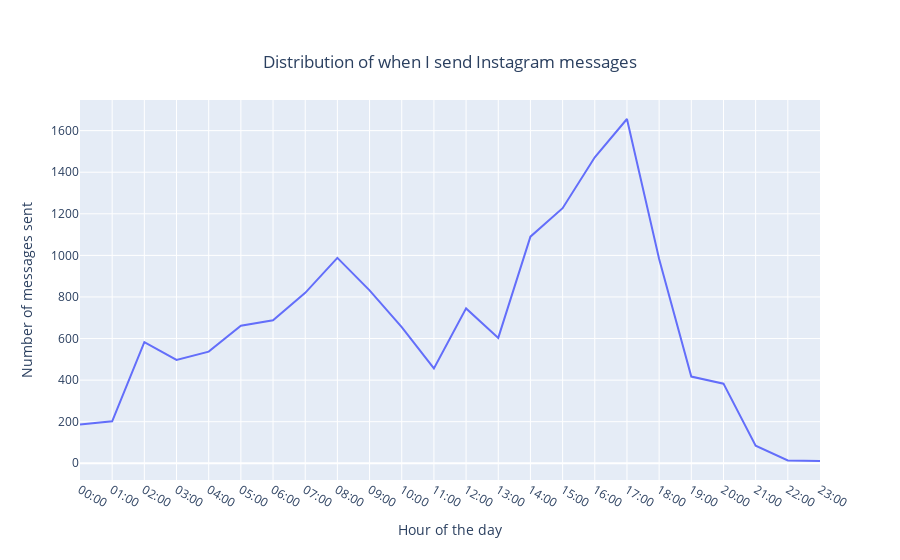

This figure's notebook cell:
### Code cell
fig=go.Figure()
fig.add_trace(go.Scatter(
    x=mymsgsperhour['time'],
    y=mymsgsperhour['sender'],
    ))
fig.update_layout(title = {'text':'Distribution of when I send Instagram messages', 'x':0.5, 'y':0.9}, xaxis_title="Hour of the day",
    yaxis_title="Number of messages sent",)
fig.show()

### Figure 1 — Plotly figure (JSON) as saved in the notebook; plotly's stock layout.template omitted (floating-point values rounded to 4 significant figures)
{"data": [{"type": "scatter", "x": ["00:00", "01:00", "02:00", "03:00", "04:00", "05:00", "06:00", "07:00", "08:00", "09:00", "10:00", "11:00", "12:00", "13:00", "14:00", "15:00", "16:00", "17:00", "18:00", "19:00", "20:00", "21:00", "22:00", "23:00"], "y": [187, 202, 583, 497, 537, 662, 688, 820, 988, 832, 655, 456, 745, 603, 1090, 1227, 1472, 1656, 983, 417, 383, 85, 14, 11]}], "layout": {"title": {"text": "Distribution of when I send Instagram messages", "x": 0.5, "y": 0.9}, "xaxis": {"title": {"text": "Hour of the day"}}, "yaxis": {"title": {"text": "Number of messages sent"}}}}
